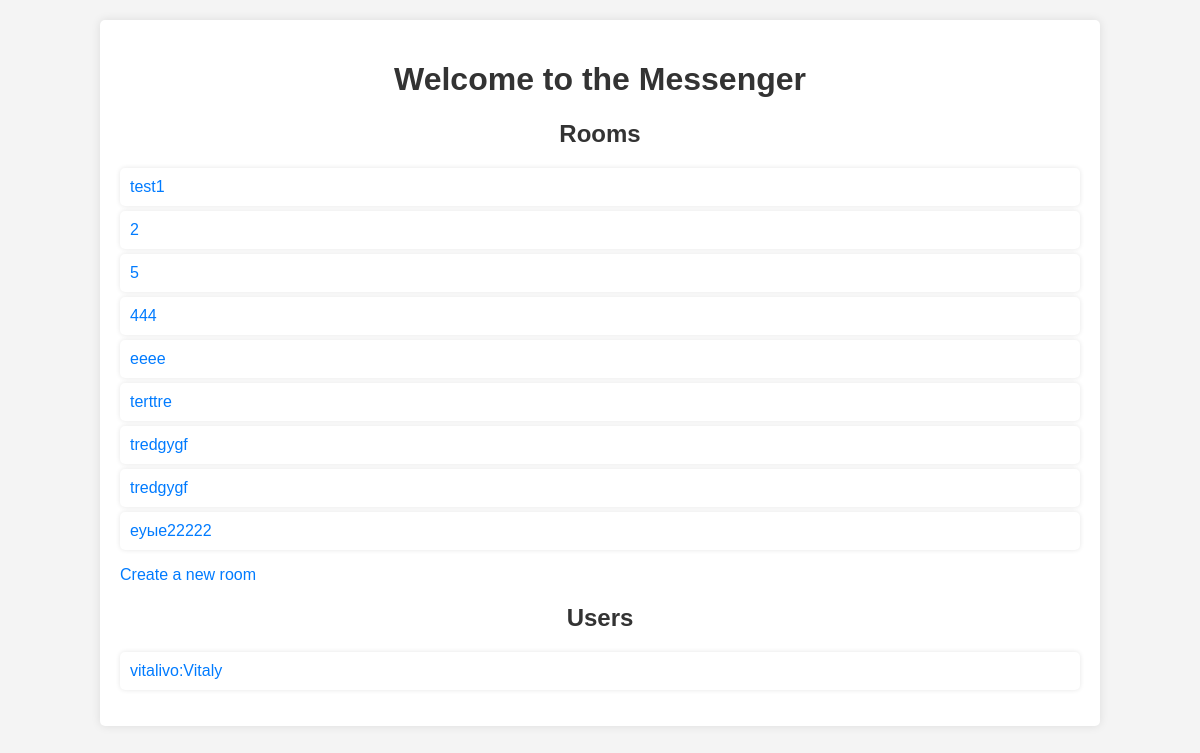
Before: / with the older database file.
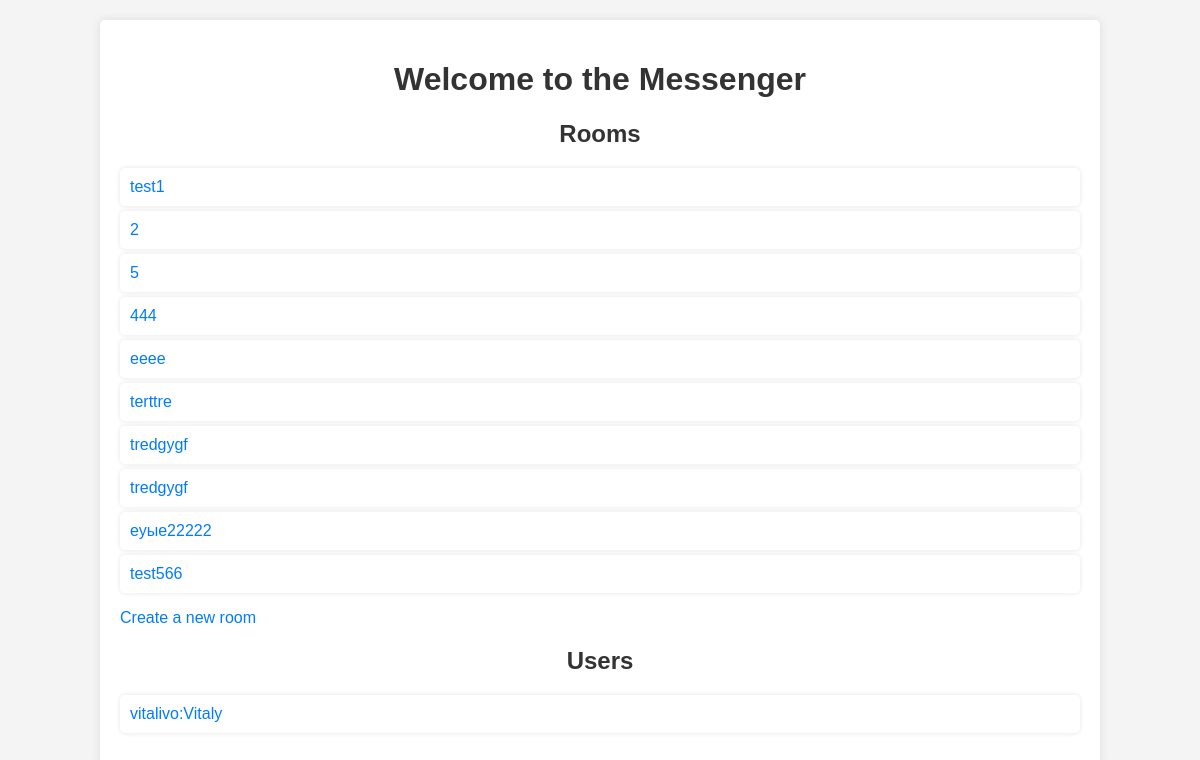
After: the same page with the newer database file.
### messenger_app/models.py (models this page shows, shortened)
class Room(models.Model):
    title = models.CharField(max_length=255)
    users = models.ManyToManyField(User, related_name='rooms')

class User(models.Model):
    username = models.CharField(max_length=100, unique=True)
    name = models.CharField(max_length=100, blank=True)
    avatar = models.ImageField(upload_to='avatars/', null=True, blank=True)

### messenger_app/views.py (the view)
# urls.py: path('', HomeListView.as_view(), name='home'),
class HomeListView(ListView):
    model = Room
    template_name = 'home.html'
    context_object_name = 'rooms'
    def get_context_data(self, **kwargs):
        context = super().get_context_data(**kwargs)
        context['users'] = User.objects.all()
        return context

### templates/home.html (shortened to what this page needs)
{% load static %}
<!DOCTYPE html>
<html lang="en">
<head>
    <link rel="stylesheet" href="{% static 'style.css' %}">
</head>
<body>
    <div class="container">
        <h1>Welcome to the Messenger</h1>
        <h2>Rooms</h2>
        <ul>
            {% for room in rooms %}
                <li><a href="{% url 'room' room.pk %}">{{ room.title }}</a></li>
            {% empty %}
                <li>No rooms found.</li>
            {% endfor %}
        </ul>
        <a href="{% url 'create_room' %}">Create a new room</a>
        <h2>Users</h2>
        <ul>
            {% for user in users %}
                <li><a href="{% url 'profile' %}">{{ user.username }}:{{ user.name }}</a></li>
            {% empty %}
                <li>No users found.</li>
            {% endfor %}
        </ul>
    </div>
</body>
</html>

### static/style.css (style rules this page uses)
body { font-family: Arial, sans-serif; background-color: #f4f4f4; margin: 0; padding: 0; }
h1, h2 { color: #333; text-align: center; }
ul { list-style-type: none; padding: 0; }
li { background: #fff; margin: 5px 0; padding: 10px; border-radius: 5px; box-shadow: 0 0 5px rgba(0, 0, 0, 0.1); }
a { text-decoration: none; color: #007bff; }
.container { width: 80%; margin: 0 auto; padding: 20px; background: #fff; border-radius: 5px; box-shadow: 0 0 10px rgba(0, 0, 0, 0.1); margin-top: 20px; }

Changed rows visible on the page:
added Room: title "test566"
